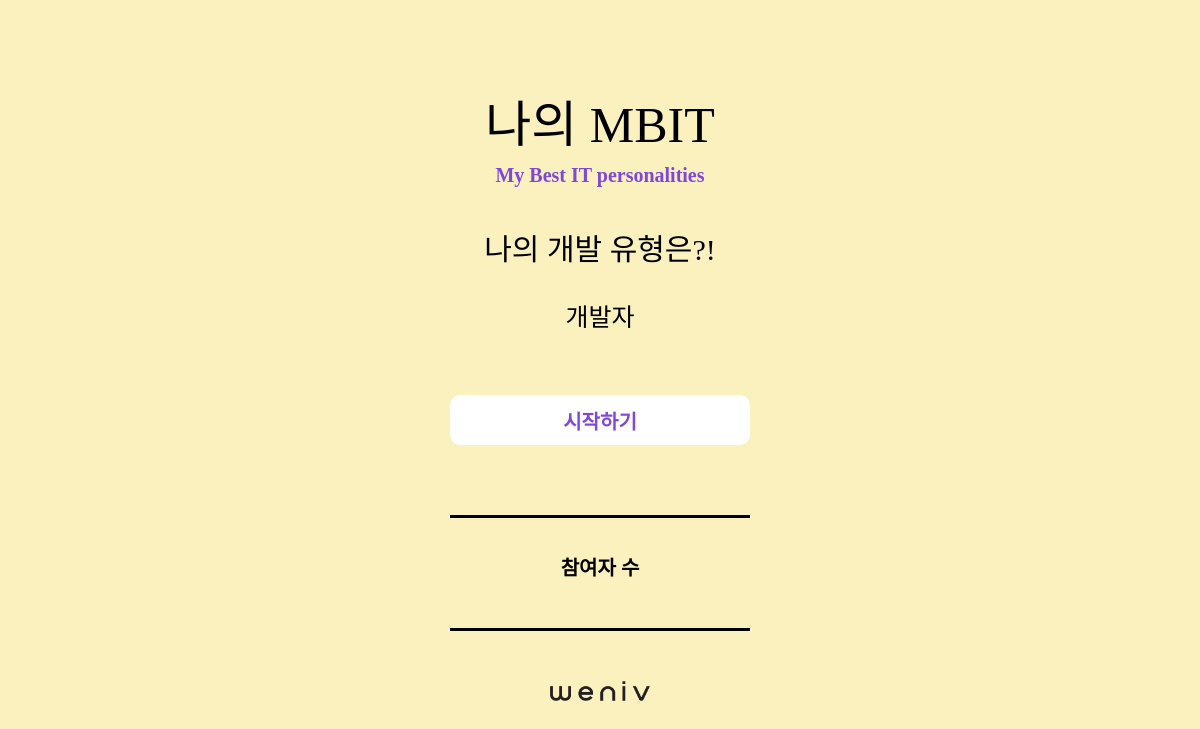
The app's page /, older data.
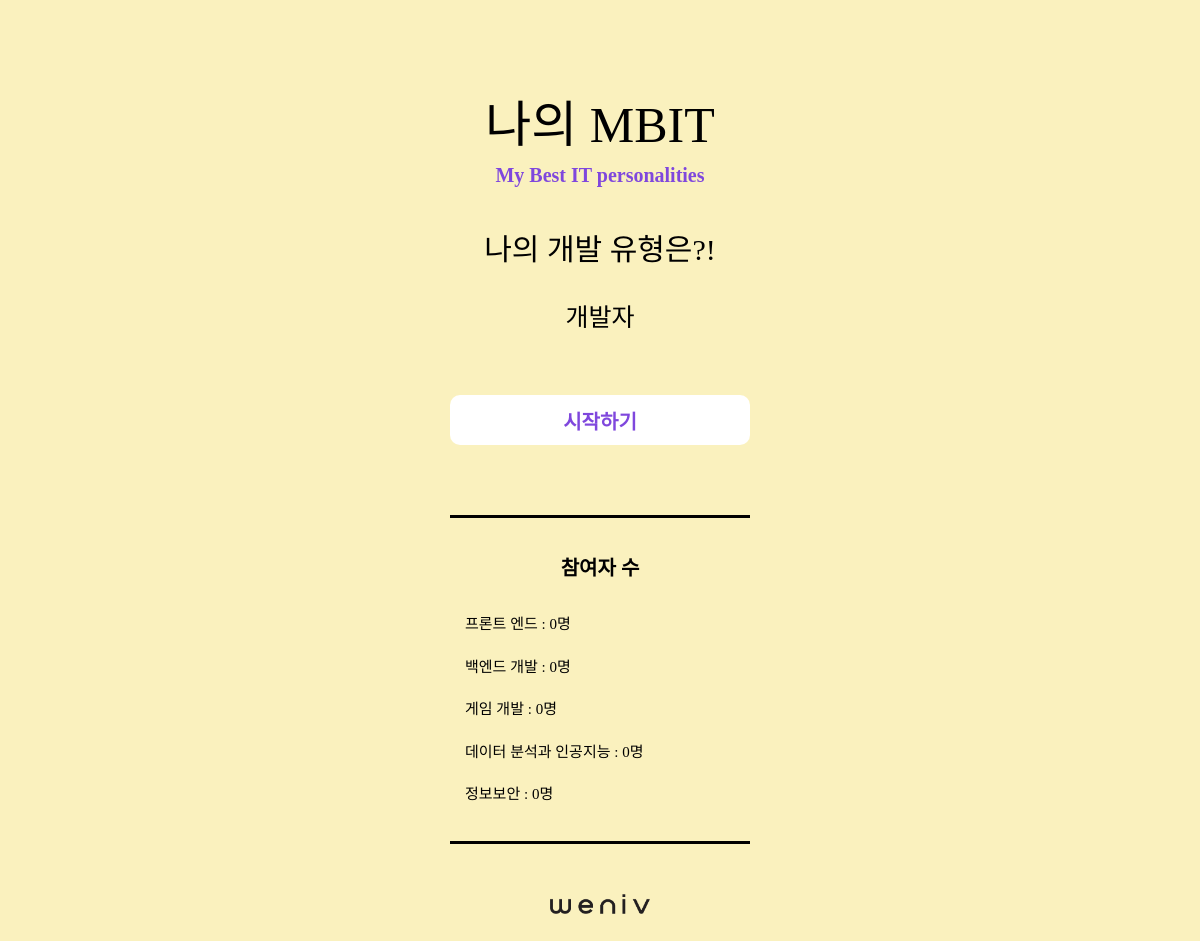
The same page, newer data.
### main/models.py (models this page shows, shortened)
class Developer(models.Model):
    name = models.CharField(max_length=50)
    count = models.IntegerField(default=0)
    data = models.JSONField()

### main/views.py (the view)
# urls.py: path('', views.index, name='index'),
def index(request):
    developers = Developer.objects.all()
    context = {
        'developers' : developers,
    }
    return render(request, 'main/index.html', context=context)

### main/templates/main/index.html (shortened to what this page needs)
{% extends 'main/base.html' %}
{% load static %}
{% block head %}
    <link rel="stylesheet" type="text/css" href="{% static 'css/reset.css' %}">
    <link rel="stylesheet" type="text/css" href="{% static 'css/style.css' %}">
{% endblock head %}
{% block body %}
    <section id="main_contents">
        <div class="wrapper">
            <div class="title">
                <h3 class="main_title">나의 MBIT</h3>
                <h3 class="sub_title">My Best IT personalities</h3>
            </div>
            <div class="intro">
                <h1>나의 개발 유형은?!</h1>
                <div class="type">
                    <ul class="type_list">
                        <li>개발자</li>
                    </ul>
                </div>
            </div>
            <div class="button">
                <a href="{% url 'main:form' %}">
                    <button class="strat" type="button">시작하기</button>
                </a>
            </div>
            <div class="result_data">
                <div class="data_wrap">
                    <h3>참여자 수</h3>
                    <ul>
                    {% for developer in developers %}
                        <li>{{ developer.name }} : {{ developer.count }}명</li>
                    {% endfor %}
                    </ul>
                </div>
            </div>
            <div class="weniv">
                <a href="http://www.paullab.co.kr">
                    <img src="{% static 'img/weniv_logo_black.png' %}" alt="weniv">
                </a>
            </div>
        </div>
    </section>
{% endblock body %}

### main/templates/main/base.html (shortened to what this page needs)
<!DOCTYPE html>
<html lang="en">
<head>
  {% block head %}
  {% endblock head %}
</head>
<body>
  {% block body %}
  {% endblock body %}
</body>
</html>

### main/static/css/style.css (style rules this page uses)
html { width: 100%; height: 100%; }
body { width: 100%; height: 100%; background-color: #FAF1BE; color: #000; font-family: "NEXON Lv1 Gothic OTF"; }
#main_contents { display: flex; justify-content: center; width: 100%; height: 100%; margin-top: 100px; }
#main_contents .wrapper { display: flex; flex-direction: column; width: 100%; height: 100%; max-width: 500px; }
.title { text-align: center; padding-bottom: 50px; }
.main_title { font-family: "GmarketSansBold"; font-size: 50px; padding-bottom: 15px; }
.sub_title { font-size: 20px; font-weight: bold; color: #7F47DD; }
.intro { text-align: center; padding-bottom: 40px; }
.intro h1 { font-size: 30px; padding-bottom: 15px; }
.type { font-size: 25px; line-height: 3em; height: 3em; overflow: hidden; }
.type_list { animation: rotate 7s infinite; }
.button { text-align: center; padding-bottom: 50px; }
.button button { width: 300px; height: 50px; padding: 5px; border-style: none; border-radius: 10px; font-family: "NEXON Lv1 Gothic OTF"; font-size: 20px; font-weight: bold; cursor: pointer; background-color: #fff; color: #7F47DD; margin-bottom: 20px; }
.result_data { display: flex; justify-content: center; }
.result_data .data_wrap { width: 270px; padding: 15px; border-top: 3px solid #000; border-bottom: 3px solid #000; line-height: 1.5; margin-bottom: 50px; }
.result_data h3 { text-align: center; font-size: 20px; font-weight: bold; padding: 20px 0 30px; }
.result_data li { font-size: 15px; padding-bottom: 20px; }
.weniv { display: flex; justify-content: center; padding-bottom: 50px; }
.weniv a { width: 100px; }
.weniv img { width: 100%; height: auto; }

Row changes from the older to the newer data that the page shows:
added Developer: name "프론트 엔드", count "0"
added Developer: name "백엔드 개발", count "0"
added Developer: name "게임 개발", count "0"
added Developer: name "데이터 분석과 인공지능", count "0"
added Developer: name "정보보안", count "0"
